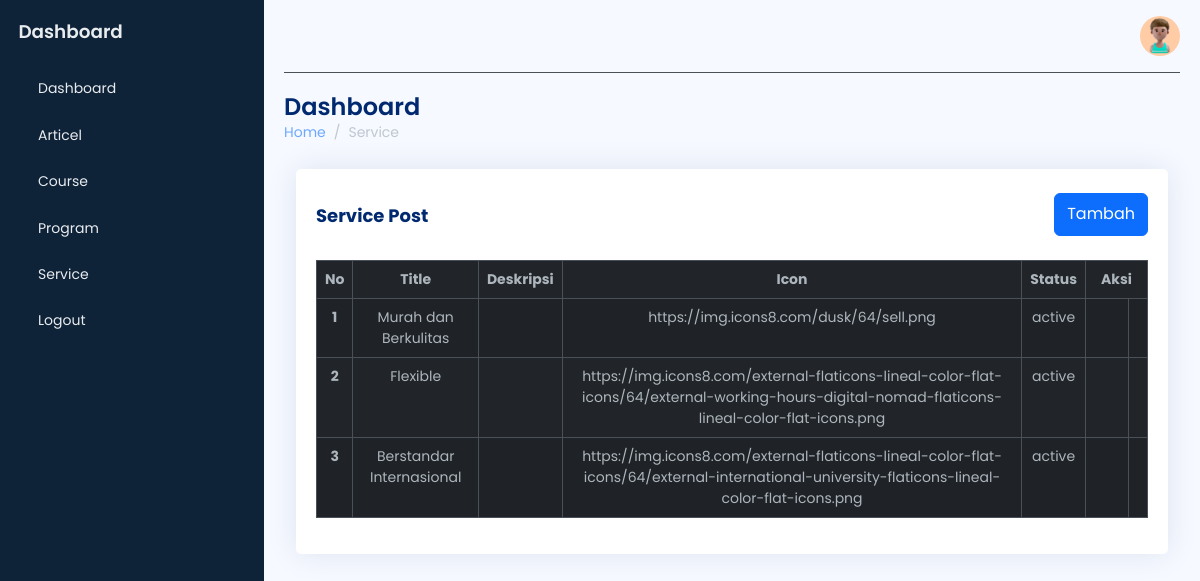
The app's page /user/service/index.php (signed in) with its own data.
### tables this page shows
CREATE TABLE `service` (
  `id` int(11) NOT NULL,
  `title` char(50) NOT NULL,
  `desktipsi` varchar(255) NOT NULL,
  `icon` varchar(255) NOT NULL,
  `status` enum('active','off') NOT NULL
);

### user/service/index.php (the view, shortened to what this page needs)
<?php
require_once '../../config.php';
?>
<!DOCTYPE html>
<html lang="en" data-bs-theme="dark">
<head>
    <link rel="stylesheet" href="https://cdn.jsdelivr.net/npm/bootstrap@5.3.0-alpha2/dist/css/bootstrap.min.css" />
    <link href="https://cdn.lineicons.com/4.0/lineicons.css" rel="stylesheet" />
    <link rel="stylesheet" href="https://cdn.jsdelivr.net/npm/sweetalert2@11/dist/sweetalert2.min.css">
    <link rel="stylesheet" href="../assets/css/style.css" />
</head>
<body>
    <div class="wrapper">
        <?php include '../template/sidebar.php'; ?>
        <main id="main" class="main">
            <?php include '../template/navbar.php'; ?>
            <div class="pagetitle">
                <h1>Dashboard</h1>
                <nav>
                    <ol class="breadcrumb">
                        <li class="breadcrumb-item"><a href="index.html">Home</a></li>
                        <li class="breadcrumb-item active">Service</li>
                    </ol>
                </nav>
            </div>
            <section class="section dashboard">
                <div class="container">
                    <div class="row">
                        <div class="col">
                            <div class="card">
                                <div class="card-body">
                                    <div class="d-flex justify-content-between">
                                        <h5 class="card-title mt-3 fw-bold">Service Post</h5>
                                        <button class="btn btn-primary mt-4 mb-4" style="height: 43px;" data-bs-toggle="modal" data-bs-target="#addServiceModal">Tambah</button>
                                    </div>
                                    <table class="table table-bordered table-striped text-center">
                                        <thead>
                                            <tr>
                                                <th scope="col">No</th>
                                                <th scope="col">Title</th>
                                                <th scope="col">Deskripsi</th>
                                                <th scope="col">Icon</th>
                                                <th scope="col">Status</th>
                                                <th scope="col" colspan="2">Aksi</th>
                                            </tr>
                                        </thead>
                                        <tbody>
                                            <?php
                                            $sql = "SELECT * FROM service";
                                            $result = $conn->query($sql);
                                            if ($result->num_rows > 0) {
                                                $no = 1;
                                                while ($row = $result->fetch_assoc()) {
                                                    echo "<tr>";
                                                    echo "<th scope='row'>" . $no++ . "</th>";
                                                    echo "<td>" . htmlspecialchars($row['title']) . "</td>";
                                                    echo "<td>" . htmlspecialchars($row['desktipsi']) . "</td>";
                                                    echo "<td>" . htmlspecialchars($row['icon']) . "</td>";
                                                    echo "<td>" . htmlspecialchars($row['status']) . "</td>";
                                                    echo "<td>
                                                        <button class='btn btn-link edit-btn' data-bs-toggle='modal' data-bs-target='#editServiceModal' data-service-id='" . $row['id'] . "' data-title='" . htmlspecialchars($row['title']) . "' data-desktipsi='" . htmlspecialchars($row['desktipsi']) . "' data-icon='" . htmlspecialchars($row['icon']) . "' data-status='" . htmlspecialchars($row['status']) . "'>
                                                        <i class='lni lni-pencil-alt'></i></button>
                                                    </td>";
                                                    echo "<td>
                                                                <form action='' method='POST' class='delete-form' style='display;'>
                                                                    <input type='hidden' name='service_id' value='" . $row['id'] . "'>
                                                                    <input type='hidden' name='delete_service' value='1'>
                                                                    <button type='button' class='btn btn-link text-danger p-0 m-0 delete-btn'><i class='lni lni-trash-can text-danger'></i></button>
                                                                </form>
                                                            </td>";
                                                    echo "</tr>";
                                                }
                                            } else {
                                                echo "<tr><td colspan='6'>No services found</td></tr>";
                                            }
                                            ?>
                                        </tbody>
                                    </table>
                                </div>
                            </div>
                        </div>
                    </div>
                </div>
            </section>
        </main>
    </div>
</body>
</html>

### user/assets/css/style.css (style rules this page uses)
body { font-family: "Poppins", sans-serif; font-size: 0.875rem; opacity: 1; overflow-y: scroll; background: #f6f9ff; color: #444444; }
a { cursor: pointer; text-decoration: none; font-family: "Poppins", sans-serif; }
li { list-style: none; }
.wrapper { align-items: stretch; display: flex; width: 100%; }
.main { display: flex; flex-direction: column; min-height: 100vh; min-width: 0; overflow: hidden; transition: all 0.35s ease-in-out; width: 100%; padding: 0 20px 30px; }
.pagetitle { margin-bottom: 10px; margin-top: 20px; }
.pagetitle h1 { font-size: 24px; margin-bottom: 0; font-weight: 600; color: #012970; }
.card { margin-bottom: 30px; border: none; background-color: white; border-radius: 5px; box-shadow: 0px 0 30px rgba(1, 41, 112, 0.1); }
.card-title { padding: 20px 0 15px 0; font-size: 18px; font-weight: 500; color: #012970; font-family: "Poppins", sans-serif; }
.card-body { padding: 0 20px 20px 20px; }

### records on screen
service: title "Murah dan Berkulitas", icon "https://img.icons8.com/dusk/64/sell.png", status "active"
service: title "Flexible", icon "https://img.icons8.com/external-flaticons-lineal-color-flat-icons/64/external-working-hours-digital-nomad-flaticons-lineal-color-flat-icons.png", status "active"
service: title "Berstandar Internasional", icon "https://img.icons8.com/external-flaticons-lineal-color-flat-icons/64/external-international-university-flaticons-lineal-color-flat-icons.png", status "active"
